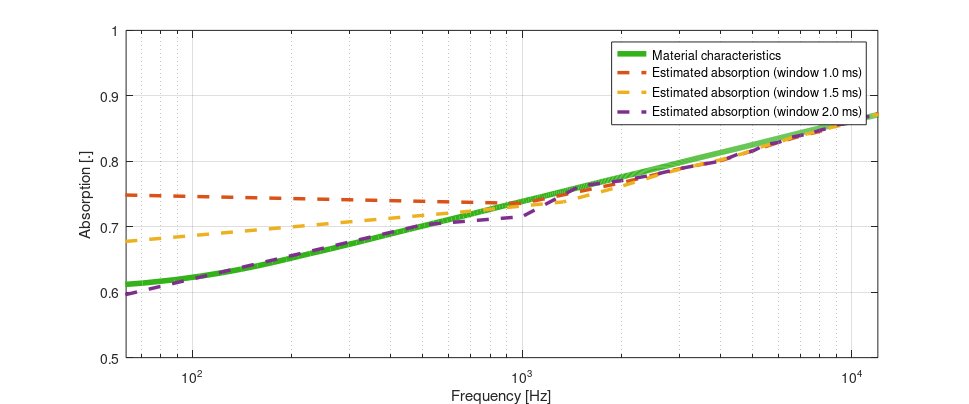

Reproduce this figure in MATLAB.
function combineAbsorptionPlots()

    data1 = load('estimated_absorption_window_0.0010.mat');
    data2 = load('estimated_absorption_window_0.0015.mat');
    data3 = load('estimated_absorption_window_0.0020.mat');

    semilogx([1 : 24000/length(data1.materialCharacteristics) : 24000], data1.materialCharacteristics, 'Color', [0.2 0.7 0.1], 'LineWidth', 4);
    hold on
    semilogx([1 : 24000/length(data1.estimatedAbsorption) : 24000], data1.estimatedAbsorption, '--', 'LineWidth', 2.5)
    semilogx([1 : 24000/length(data2.estimatedAbsorption) : 24000], data2.estimatedAbsorption, '--', 'LineWidth', 2.5)
    semilogx([1 : 24000/length(data3.estimatedAbsorption) : 24000], data3.estimatedAbsorption, '--', 'LineWidth', 2.5)
    grid on

    xlabel('Frequency [Hz]')
    ylabel('Absorption [.]')
    xlim([63 12000])
    ylim([0.5 1])

    legend({'Material characteristics', 'Estimated absorption (window 1.0 ms)', 'Estimated absorption (window 1.5 ms)', 'Estimated absorption (window 2.0 ms)'}, 'Location', 'best')
    % Save plot to file
    set(gcf, 'PaperPosition', [-0.5 0.05 9.7 4.05]);
    set(gcf, 'PaperSize', [8.5 4.0]);
    saveas(gcf, 'combined_absorption_estimations.pdf', 'pdf');
    close all
end
